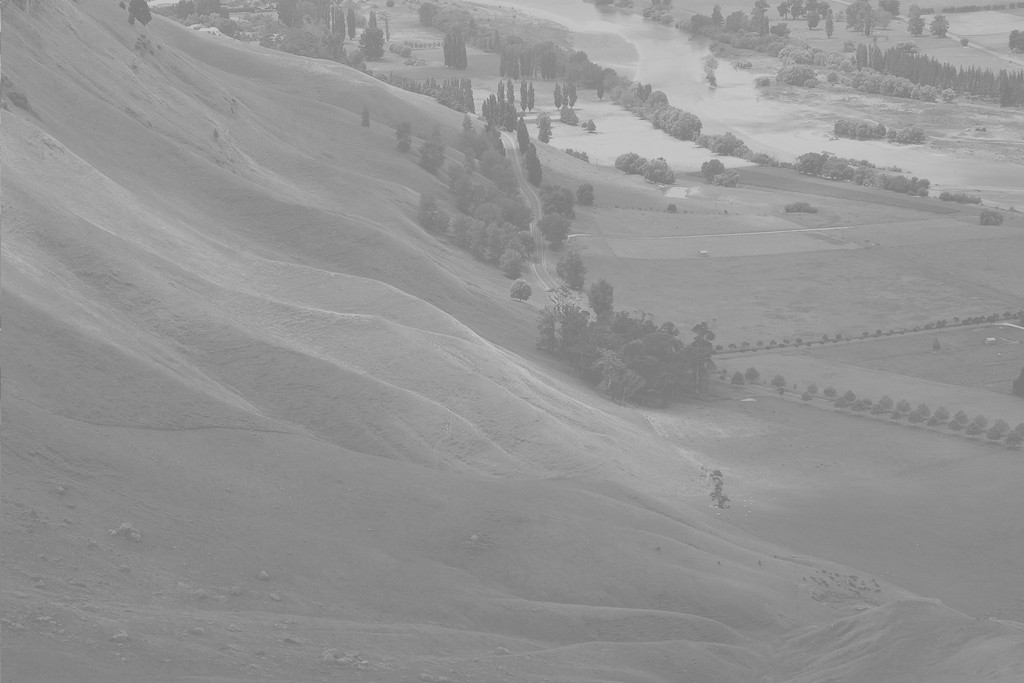
#> input picture examples/low_contrast_wikipedia.jpg, 1024 x 683 px
$ jupyter execute histogram_equalization.ipynb
#> lines starting #> are read from the running program, lines starting #| are printed output that depends on the picture
[cell 1]
import numpy as np
import cv2
from matplotlib import pyplot as plt

[cell 2]
img = cv2.imread('low_contrast_wikipedia.jpg', 0)
#> img is the input picture: shape (683, 1024); min 114, max 208, mean 148
plt.imshow(img, cmap='gray', vmin=0, vmax=255)

[cell 3]
img

[cell 4]
hist, bins = np.histogram(img.flatten(), 256, [0, 256])
#> hist = 256 values, max 28701 at index 137, min 0 at index 0, mean 2732; bins = 257 values from 0 to 256

cdf = hist.cumsum()
#> cdf = 256 values from 0 to 699392
cdf_normalized = cdf * hist.max() / cdf.max()
#> cdf_normalized = 256 values from 0 to 28701

[cell 5]
plt.plot(cdf_normalized, color='b')
plt.hist(img.flatten(), 256, range=[0, 256], color='r')
plt.legend(('cdf', 'histogram'), loc='upper left')
plt.show()
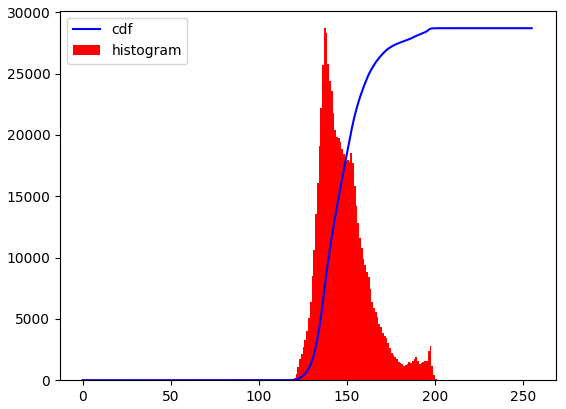
#> figure drawn by matplotlib, 1 panel; tallest bar 28701 high, from x = 137 to 138; curve peaks at x = 208, y = 28701

stretch CDF

[cell 6]
# mask zeros to not mess up contrast calculation
cdf = np.ma.masked_equal(cdf, 0)

cdf = (cdf - cdf.min()) * 255 / (cdf.max()-cdf.min())

# fill in masked zeros
cdf = np.ma.filled(cdf, 0).astype('uint8')
#> cdf = 256 values from 0 to 255

cdf
#> Out = 256 values from 0 to 255

replace original intensity values with contrast-stretched ones

[cell 7]
img_stretched = cdf[img]
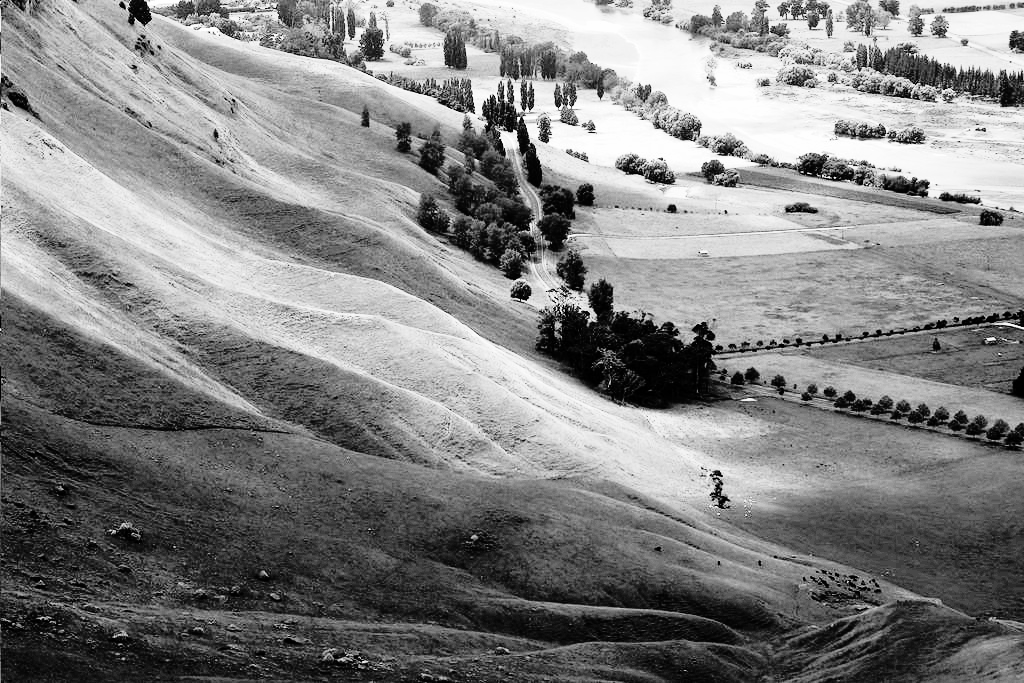
#> img_stretched: shape (683, 1024); min 0, max 255, mean 130
img_stretched

[cell 8]
plt.imshow(img_stretched, cmap='gray', vmin=0, vmax=255)

or just use the OpenCV functionality :)

[cell 9]
img_equalized = cv2.equalizeHist(img)

#stacking images side-by-side
plt.imshow(np.hstack((img, img_equalized)), cmap='gray', vmin=0, vmax=255)
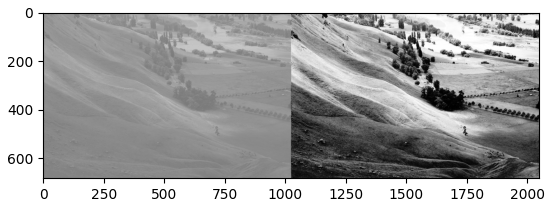
#> figure drawn by matplotlib, 1 panel
